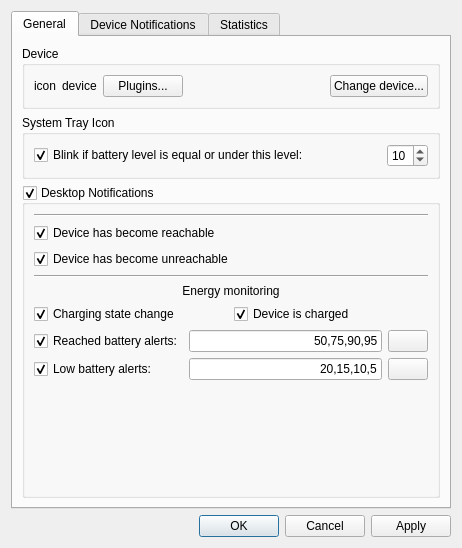
<?xml version="1.0" encoding="UTF-8"?>
<ui version="4.0">
 <class>Dialog</class>
 <widget class="QDialog" name="Dialog">
  <property name="geometry">
   <rect>
    <x>0</x>
    <y>0</y>
    <width>448</width>
    <height>548</height>
   </rect>
  </property>
  <property name="windowTitle">
   <string>Settings</string>
  </property>
  <layout class="QGridLayout" name="gridLayout">
   <item row="1" column="0">
    <widget class="QDialogButtonBox" name="buttonBox">
     <property name="orientation">
      <enum>Qt::Horizontal</enum>
     </property>
     <property name="standardButtons">
      <set>QDialogButtonBox::Apply|QDialogButtonBox::Cancel|QDialogButtonBox::Ok</set>
     </property>
    </widget>
   </item>
   <item row="0" column="0">
    <widget class="QTabWidget" name="tabWidget">
     <property name="currentIndex">
      <number>0</number>
     </property>
     <widget class="QWidget" name="generalTab">
      <attribute name="title">
       <string>General</string>
      </attribute>
      <layout class="QGridLayout" name="gridLayout_8">
       <item row="0" column="0">
        <widget class="QGroupBox" name="groupBox_3">
         <property name="title">
          <string>Device</string>
         </property>
         <layout class="QGridLayout" name="gridLayout_11">
          <item row="0" column="1">
           <widget class="QLabel" name="deviceNameLbl">
            <property name="text">
             <string>device</string>
            </property>
           </widget>
          </item>
          <item row="0" column="0">
           <widget class="QLabel" name="deviceIconLbl">
            <property name="sizePolicy">
             <sizepolicy hsizetype="Maximum" vsizetype="Preferred">
              <horstretch>0</horstretch>
              <verstretch>0</verstretch>
             </sizepolicy>
            </property>
            <property name="text">
             <string>icon</string>
            </property>
           </widget>
          </item>
          <item row="0" column="3">
           <spacer name="horizontalSpacer_4">
            <property name="orientation">
             <enum>Qt::Horizontal</enum>
            </property>
            <property name="sizeHint" stdset="0">
             <size>
              <width>40</width>
              <height>20</height>
             </size>
            </property>
           </spacer>
          </item>
          <item row="0" column="4">
           <widget class="QPushButton" name="changeDeviceBtn">
            <property name="sizePolicy">
             <sizepolicy hsizetype="Maximum" vsizetype="Fixed">
              <horstretch>0</horstretch>
              <verstretch>0</verstretch>
             </sizepolicy>
            </property>
            <property name="text">
             <string>Change device...</string>
            </property>
           </widget>
          </item>
          <item row="0" column="2">
           <widget class="QPushButton" name="devicePluginsBtn">
            <property name="text">
             <string>Plugins...</string>
            </property>
           </widget>
          </item>
         </layout>
        </widget>
       </item>
       <item row="2" column="0">
        <widget class="QGroupBox" name="desktopNotificationsChk">
         <property name="title">
          <string>Desktop Notifications</string>
         </property>
         <property name="checkable">
          <bool>true</bool>
         </property>
         <layout class="QGridLayout" name="gridLayout_9">
          <item row="0" column="0">
           <widget class="Line" name="line_3">
            <property name="orientation">
             <enum>Qt::Horizontal</enum>
            </property>
           </widget>
          </item>
          <item row="3" column="0">
           <widget class="Line" name="line_2">
            <property name="orientation">
             <enum>Qt::Horizontal</enum>
            </property>
           </widget>
          </item>
          <item row="2" column="0">
           <widget class="QCheckBox" name="notifyUnreachableChk">
            <property name="text">
             <string>Device has become unreachable</string>
            </property>
            <property name="checked">
             <bool>true</bool>
            </property>
           </widget>
          </item>
          <item row="5" column="0">
           <layout class="QHBoxLayout" name="horizontalLayout_3">
            <item>
             <widget class="QCheckBox" name="notifyChargeChangedChk">
              <property name="text">
               <string>Charging state change</string>
              </property>
              <property name="checked">
               <bool>true</bool>
              </property>
             </widget>
            </item>
            <item>
             <widget class="QCheckBox" name="notifyChargedChk">
              <property name="text">
               <string>Device is charged</string>
              </property>
              <property name="checked">
               <bool>true</bool>
              </property>
             </widget>
            </item>
           </layout>
          </item>
          <item row="4" column="0">
           <widget class="QLabel" name="label_2">
            <property name="sizePolicy">
             <sizepolicy hsizetype="Preferred" vsizetype="Maximum">
              <horstretch>0</horstretch>
              <verstretch>0</verstretch>
             </sizepolicy>
            </property>
            <property name="text">
             <string>Energy monitoring</string>
            </property>
            <property name="alignment">
             <set>Qt::AlignCenter</set>
            </property>
           </widget>
          </item>
          <item row="1" column="0">
           <widget class="QCheckBox" name="notifyReachableChk">
            <property name="text">
             <string>Device has become reachable</string>
            </property>
            <property name="checked">
             <bool>true</bool>
            </property>
           </widget>
          </item>
          <item row="9" column="0">
           <spacer name="verticalSpacer">
            <property name="orientation">
             <enum>Qt::Vertical</enum>
            </property>
            <property name="sizeHint" stdset="0">
             <size>
              <width>20</width>
              <height>40</height>
             </size>
            </property>
           </spacer>
          </item>
          <item row="6" column="0">
           <layout class="QGridLayout" name="gridLayout_10">
            <item row="0" column="0">
             <widget class="QCheckBox" name="notifyBatteryChargeAlertChk">
              <property name="sizePolicy">
               <sizepolicy hsizetype="Preferred" vsizetype="Fixed">
                <horstretch>0</horstretch>
                <verstretch>0</verstretch>
               </sizepolicy>
              </property>
              <property name="text">
               <string>Reached battery alerts:</string>
              </property>
              <property name="checked">
               <bool>true</bool>
              </property>
             </widget>
            </item>
            <item row="0" column="1">
             <widget class="QLineEdit" name="notifyBatteryChargeAlertIntervalsEdit">
              <property name="sizePolicy">
               <sizepolicy hsizetype="MinimumExpanding" vsizetype="Fixed">
                <horstretch>0</horstretch>
                <verstretch>0</verstretch>
               </sizepolicy>
              </property>
              <property name="toolTip">
               <string>&lt;html&gt;&lt;head/&gt;&lt;body&gt;&lt;p&gt;Set up to 8 &lt;span style=&quot; font-style:italic;&quot;&gt;unique&lt;/span&gt; battery values. You will be alerted when those values will be reached.&lt;/p&gt;&lt;/body&gt;&lt;/html&gt;</string>
              </property>
              <property name="text">
               <string>50,75,90,95</string>
              </property>
              <property name="alignment">
               <set>Qt::AlignRight|Qt::AlignTrailing|Qt::AlignVCenter</set>
              </property>
             </widget>
            </item>
            <item row="0" column="2">
             <widget class="QPushButton" name="notifyBatteryChargeResetBtn">
              <property name="sizePolicy">
               <sizepolicy hsizetype="Maximum" vsizetype="Fixed">
                <horstretch>0</horstretch>
                <verstretch>0</verstretch>
               </sizepolicy>
              </property>
              <property name="toolTip">
               <string>&lt;html&gt;&lt;head/&gt;&lt;body&gt;&lt;p&gt;Reset to default values (50, 75, 90, 95)&lt;/p&gt;&lt;/body&gt;&lt;/html&gt;</string>
              </property>
              <property name="text">
               <string/>
              </property>
             </widget>
            </item>
            <item row="1" column="0">
             <widget class="QCheckBox" name="notifyBatteryDischargeAlertChk">
              <property name="sizePolicy">
               <sizepolicy hsizetype="Preferred" vsizetype="Fixed">
                <horstretch>0</horstretch>
                <verstretch>0</verstretch>
               </sizepolicy>
              </property>
              <property name="text">
               <string>Low battery alerts:</string>
              </property>
              <property name="checked">
               <bool>true</bool>
              </property>
             </widget>
            </item>
            <item row="1" column="1">
             <widget class="QLineEdit" name="notifyBatteryDischargeAlertIntervalsEdit">
              <property name="sizePolicy">
               <sizepolicy hsizetype="MinimumExpanding" vsizetype="Fixed">
                <horstretch>0</horstretch>
                <verstretch>0</verstretch>
               </sizepolicy>
              </property>
              <property name="toolTip">
               <string>&lt;html&gt;&lt;head/&gt;&lt;body&gt;&lt;p&gt;Set up to 8 &lt;span style=&quot; font-style:italic;&quot;&gt;unique&lt;/span&gt; battery values. You will be alerted when those values will be reached.&lt;/p&gt;&lt;/body&gt;&lt;/html&gt;</string>
              </property>
              <property name="text">
               <string>20,15,10,5</string>
              </property>
              <property name="alignment">
               <set>Qt::AlignRight|Qt::AlignTrailing|Qt::AlignVCenter</set>
              </property>
             </widget>
            </item>
            <item row="1" column="2">
             <widget class="QPushButton" name="notifyBatteryDischargeAlertResetBtn">
              <property name="sizePolicy">
               <sizepolicy hsizetype="Maximum" vsizetype="Fixed">
                <horstretch>0</horstretch>
                <verstretch>0</verstretch>
               </sizepolicy>
              </property>
              <property name="toolTip">
               <string>&lt;html&gt;&lt;head/&gt;&lt;body&gt;&lt;p&gt;Reset to default values (20, 15, 10, 5)&lt;/p&gt;&lt;/body&gt;&lt;/html&gt;</string>
              </property>
              <property name="text">
               <string/>
              </property>
             </widget>
            </item>
           </layout>
          </item>
         </layout>
        </widget>
       </item>
       <item row="1" column="0">
        <widget class="QGroupBox" name="groupBox_4">
         <property name="title">
          <string>System Tray Icon</string>
         </property>
         <layout class="QGridLayout" name="gridLayout_12">
          <item row="0" column="0">
           <widget class="QCheckBox" name="lowBatteryIconBlinkChk">
            <property name="text">
             <string>Blink if battery level is equal or under this level:</string>
            </property>
            <property name="checked">
             <bool>true</bool>
            </property>
           </widget>
          </item>
          <item row="0" column="1">
           <widget class="QSpinBox" name="lowBatteryIconBlinkValueSpin">
            <property name="sizePolicy">
             <sizepolicy hsizetype="Maximum" vsizetype="Fixed">
              <horstretch>0</horstretch>
              <verstretch>0</verstretch>
             </sizepolicy>
            </property>
            <property name="maximum">
             <number>50</number>
            </property>
            <property name="singleStep">
             <number>5</number>
            </property>
            <property name="value">
             <number>10</number>
            </property>
           </widget>
          </item>
         </layout>
        </widget>
       </item>
      </layout>
     </widget>
     <widget class="QWidget" name="notificationsTab">
      <attribute name="title">
       <string>Device Notifications</string>
      </attribute>
      <layout class="QGridLayout" name="gridLayout_2">
       <item row="0" column="0">
        <widget class="QCheckBox" name="showUndismissableChk">
         <property name="toolTip">
          <string>&lt;html&gt;&lt;head/&gt;&lt;body&gt;&lt;p&gt;Uncheck this if you don't want to display undismissable notifications (such as system notifications and so on)&lt;/p&gt;&lt;/body&gt;&lt;/html&gt;</string>
         </property>
         <property name="text">
          <string>Show persistent (not dismissable) notifications</string>
         </property>
         <property name="checked">
          <bool>true</bool>
         </property>
        </widget>
       </item>
       <item row="3" column="0">
        <widget class="QTableView" name="appTable">
         <property name="contextMenuPolicy">
          <enum>Qt::CustomContextMenu</enum>
         </property>
         <property name="toolTip">
          <string>&lt;html&gt;&lt;head/&gt;&lt;body&gt;&lt;p&gt;Double or right click an app to edit its icon settings.&lt;/p&gt;&lt;p&gt;Apps shown in &lt;span style=&quot; font-weight:600;&quot;&gt;bold&lt;/span&gt; use custom icons (including &lt;span style=&quot; font-style:italic;&quot;&gt;unset&lt;/span&gt; default icons).&lt;/p&gt;&lt;p&gt;Those which are grayed out use default icons settings.&lt;/p&gt;&lt;p&gt;&lt;span style=&quot; text-decoration: underline;&quot;&gt;Lightened&lt;/span&gt; apps (if present) are currently in the notification history, but have not been set yet.&lt;/p&gt;&lt;/body&gt;&lt;/html&gt;</string>
         </property>
         <property name="editTriggers">
          <set>QAbstractItemView::NoEditTriggers</set>
         </property>
         <property name="selectionBehavior">
          <enum>QAbstractItemView::SelectRows</enum>
         </property>
         <attribute name="horizontalHeaderHighlightSections">
          <bool>false</bool>
         </attribute>
         <attribute name="verticalHeaderVisible">
          <bool>false</bool>
         </attribute>
        </widget>
       </item>
       <item row="1" column="0">
        <widget class="Line" name="line">
         <property name="orientation">
          <enum>Qt::Horizontal</enum>
         </property>
        </widget>
       </item>
       <item row="2" column="0">
        <widget class="QLabel" name="label">
         <property name="text">
          <string>Known Apps:</string>
         </property>
        </widget>
       </item>
       <item row="4" column="0">
        <layout class="QHBoxLayout" name="horizontalLayout">
         <item>
          <widget class="QPushButton" name="addAppBtn">
           <property name="sizePolicy">
            <sizepolicy hsizetype="Maximum" vsizetype="Fixed">
             <horstretch>0</horstretch>
             <verstretch>0</verstretch>
            </sizepolicy>
           </property>
           <property name="toolTip">
            <string>&lt;html&gt;&lt;head/&gt;&lt;body&gt;&lt;p&gt;Create new App notification setting&lt;/p&gt;&lt;/body&gt;&lt;/html&gt;</string>
           </property>
           <property name="text">
            <string/>
           </property>
          </widget>
         </item>
         <item>
          <widget class="QPushButton" name="delAppBtn">
           <property name="enabled">
            <bool>false</bool>
           </property>
           <property name="sizePolicy">
            <sizepolicy hsizetype="Maximum" vsizetype="Fixed">
             <horstretch>0</horstretch>
             <verstretch>0</verstretch>
            </sizepolicy>
           </property>
           <property name="toolTip">
            <string>&lt;html&gt;&lt;head/&gt;&lt;body&gt;&lt;p&gt;Remove currently selected App&lt;/p&gt;&lt;/body&gt;&lt;/html&gt;</string>
           </property>
           <property name="text">
            <string/>
           </property>
          </widget>
         </item>
         <item>
          <spacer name="horizontalSpacer_3">
           <property name="orientation">
            <enum>Qt::Horizontal</enum>
           </property>
           <property name="sizeHint" stdset="0">
            <size>
             <width>40</width>
             <height>20</height>
            </size>
           </property>
          </spacer>
         </item>
        </layout>
       </item>
      </layout>
     </widget>
     <widget class="QWidget" name="statisticsTab">
      <attribute name="title">
       <string>Statistics</string>
      </attribute>
      <layout class="QGridLayout" name="gridLayout_3">
       <item row="0" column="0">
        <widget class="QGroupBox" name="groupBox">
         <property name="title">
          <string>Notifications</string>
         </property>
         <layout class="QGridLayout" name="gridLayout_4">
          <item row="2" column="0" colspan="2">
           <layout class="QGridLayout" name="gridLayout_6">
            <item row="0" column="0">
             <widget class="QRadioButton" name="keepNotificationsModeDaysRadio">
              <property name="text">
               <string>Limit to</string>
              </property>
              <attribute name="buttonGroup">
               <string notr="true">keepNotificationsModeGroup</string>
              </attribute>
             </widget>
            </item>
            <item row="0" column="1">
             <widget class="QSpinBox" name="keepNotificationsDaysSpin">
              <property name="enabled">
               <bool>false</bool>
              </property>
              <property name="sizePolicy">
               <sizepolicy hsizetype="Maximum" vsizetype="Fixed">
                <horstretch>0</horstretch>
                <verstretch>0</verstretch>
               </sizepolicy>
              </property>
              <property name="minimum">
               <number>1</number>
              </property>
              <property name="maximum">
               <number>365</number>
              </property>
              <property name="singleStep">
               <number>7</number>
              </property>
              <property name="value">
               <number>7</number>
              </property>
             </widget>
            </item>
            <item row="0" column="2">
             <widget class="QLabel" name="keepNotificationsDaysLbl">
              <property name="enabled">
               <bool>false</bool>
              </property>
              <property name="text">
               <string>days</string>
              </property>
             </widget>
            </item>
            <item row="1" column="1">
             <widget class="QSpinBox" name="keepNotificationsEntriesSpin">
              <property name="enabled">
               <bool>false</bool>
              </property>
              <property name="sizePolicy">
               <sizepolicy hsizetype="Maximum" vsizetype="Fixed">
                <horstretch>0</horstretch>
                <verstretch>0</verstretch>
               </sizepolicy>
              </property>
              <property name="minimum">
               <number>50</number>
              </property>
              <property name="maximum">
               <number>5000</number>
              </property>
              <property name="singleStep">
               <number>10</number>
              </property>
              <property name="value">
               <number>200</number>
              </property>
             </widget>
            </item>
            <item row="1" column="0">
             <widget class="QRadioButton" name="keepNotificationsModeEntriesRadio">
              <property name="text">
               <string>Limit to</string>
              </property>
              <attribute name="buttonGroup">
               <string notr="true">keepNotificationsModeGroup</string>
              </attribute>
             </widget>
            </item>
            <item row="1" column="2">
             <widget class="QLabel" name="keepNotificationsEntriesLbl">
              <property name="enabled">
               <bool>false</bool>
              </property>
              <property name="text">
               <string>entries</string>
              </property>
             </widget>
            </item>
            <item row="0" column="3">
             <spacer name="horizontalSpacer">
              <property name="orientation">
               <enum>Qt::Horizontal</enum>
              </property>
              <property name="sizeHint" stdset="0">
               <size>
                <width>40</width>
                <height>20</height>
               </size>
              </property>
             </spacer>
            </item>
           </layout>
          </item>
          <item row="0" column="0">
           <widget class="QCheckBox" name="keepNotificationsChk">
            <property name="text">
             <string>Keep persistent cache (disabling is unrecommended)</string>
            </property>
            <property name="checked">
             <bool>true</bool>
            </property>
           </widget>
          </item>
          <item row="1" column="0" colspan="2">
           <widget class="QRadioButton" name="keepNotificationsModeAllRadio">
            <property name="text">
             <string>Keep everything (might use a lot of space!)</string>
            </property>
            <property name="checked">
             <bool>true</bool>
            </property>
            <attribute name="buttonGroup">
             <string notr="true">keepNotificationsModeGroup</string>
            </attribute>
           </widget>
          </item>
          <item row="0" column="1">
           <widget class="QPushButton" name="clearNotificationsBtn">
            <property name="sizePolicy">
             <sizepolicy hsizetype="Maximum" vsizetype="Fixed">
              <horstretch>0</horstretch>
              <verstretch>0</verstretch>
             </sizepolicy>
            </property>
            <property name="text">
             <string>Clear cache</string>
            </property>
           </widget>
          </item>
         </layout>
        </widget>
       </item>
       <item row="2" column="0">
        <widget class="QGroupBox" name="groupBox_2">
         <property name="title">
          <string>Status</string>
         </property>
         <layout class="QGridLayout" name="gridLayout_5">
          <item row="0" column="0">
           <widget class="QCheckBox" name="keepStatusChk">
            <property name="text">
             <string>Keep persistent cache (disabling is unrecommended)</string>
            </property>
            <property name="checked">
             <bool>true</bool>
            </property>
           </widget>
          </item>
          <item row="0" column="1">
           <widget class="QPushButton" name="clearStatusBtn">
            <property name="sizePolicy">
             <sizepolicy hsizetype="Maximum" vsizetype="Fixed">
              <horstretch>0</horstretch>
              <verstretch>0</verstretch>
             </sizepolicy>
            </property>
            <property name="text">
             <string>Clear cache</string>
            </property>
           </widget>
          </item>
          <item row="2" column="0" colspan="2">
           <layout class="QGridLayout" name="gridLayout_7">
            <item row="0" column="0">
             <widget class="QRadioButton" name="keepStatusModeDaysRadio">
              <property name="text">
               <string>Limit to</string>
              </property>
              <property name="checked">
               <bool>true</bool>
              </property>
              <attribute name="buttonGroup">
               <string notr="true">keepStatusModeGroup</string>
              </attribute>
             </widget>
            </item>
            <item row="0" column="1">
             <widget class="QSpinBox" name="keepStatusDaysSpin">
              <property name="enabled">
               <bool>false</bool>
              </property>
              <property name="sizePolicy">
               <sizepolicy hsizetype="Maximum" vsizetype="Fixed">
                <horstretch>0</horstretch>
                <verstretch>0</verstretch>
               </sizepolicy>
              </property>
              <property name="minimum">
               <number>1</number>
              </property>
              <property name="maximum">
               <number>365</number>
              </property>
              <property name="singleStep">
               <number>7</number>
              </property>
              <property name="value">
               <number>7</number>
              </property>
             </widget>
            </item>
            <item row="0" column="2">
             <widget class="QLabel" name="keepStatusDaysLbl">
              <property name="enabled">
               <bool>false</bool>
              </property>
              <property name="text">
               <string>days</string>
              </property>
             </widget>
            </item>
            <item row="1" column="1">
             <widget class="QSpinBox" name="keepStatusEntriesSpin">
              <property name="enabled">
               <bool>false</bool>
              </property>
              <property name="sizePolicy">
               <sizepolicy hsizetype="Maximum" vsizetype="Fixed">
                <horstretch>0</horstretch>
                <verstretch>0</verstretch>
               </sizepolicy>
              </property>
              <property name="minimum">
               <number>100</number>
              </property>
              <property name="maximum">
               <number>10000</number>
              </property>
              <property name="singleStep">
               <number>10</number>
              </property>
              <property name="value">
               <number>200</number>
              </property>
             </widget>
            </item>
            <item row="1" column="0">
             <widget class="QRadioButton" name="keepStatusModeEntriesRadio">
              <property name="text">
               <string>Limit to</string>
              </property>
              <attribute name="buttonGroup">
               <string notr="true">keepStatusModeGroup</string>
              </attribute>
             </widget>
            </item>
            <item row="1" column="2">
             <widget class="QLabel" name="keepStatusEntriesLbl">
              <property name="enabled">
               <bool>false</bool>
              </property>
              <property name="text">
               <string>entries</string>
              </property>
             </widget>
            </item>
            <item row="0" column="3">
             <spacer name="horizontalSpacer_2">
              <property name="orientation">
               <enum>Qt::Horizontal</enum>
              </property>
              <property name="sizeHint" stdset="0">
               <size>
                <width>40</width>
                <height>20</height>
               </size>
              </property>
             </spacer>
            </item>
           </layout>
          </item>
          <item row="1" column="0" colspan="2">
           <widget class="QRadioButton" name="keepStatusModeAllRadio">
            <property name="text">
             <string>Keep everything (might use a lot of space!)</string>
            </property>
            <property name="checked">
             <bool>false</bool>
            </property>
            <attribute name="buttonGroup">
             <string notr="true">keepStatusModeGroup</string>
            </attribute>
           </widget>
          </item>
         </layout>
        </widget>
       </item>
       <item row="3" column="0">
        <spacer name="verticalSpacer_2">
         <property name="orientation">
          <enum>Qt::Vertical</enum>
         </property>
         <property name="sizeHint" stdset="0">
          <size>
           <width>20</width>
           <height>40</height>
          </size>
         </property>
        </spacer>
       </item>
      </layout>
     </widget>
    </widget>
   </item>
  </layout>
 </widget>
 <tabstops>
  <tabstop>desktopNotificationsChk</tabstop>
  <tabstop>notifyReachableChk</tabstop>
  <tabstop>notifyUnreachableChk</tabstop>
  <tabstop>notifyChargeChangedChk</tabstop>
  <tabstop>notifyChargedChk</tabstop>
  <tabstop>notifyBatteryChargeAlertChk</tabstop>
  <tabstop>notifyBatteryChargeAlertIntervalsEdit</tabstop>
  <tabstop>notifyBatteryChargeResetBtn</tabstop>
  <tabstop>showUndismissableChk</tabstop>
  <tabstop>appTable</tabstop>
  <tabstop>addAppBtn</tabstop>
  <tabstop>delAppBtn</tabstop>
  <tabstop>keepNotificationsChk</tabstop>
  <tabstop>clearNotificationsBtn</tabstop>
  <tabstop>keepNotificationsModeAllRadio</tabstop>
  <tabstop>keepNotificationsModeDaysRadio</tabstop>
  <tabstop>keepNotificationsDaysSpin</tabstop>
  <tabstop>keepNotificationsModeEntriesRadio</tabstop>
  <tabstop>keepNotificationsEntriesSpin</tabstop>
  <tabstop>keepStatusChk</tabstop>
  <tabstop>clearStatusBtn</tabstop>
  <tabstop>keepStatusModeAllRadio</tabstop>
  <tabstop>keepStatusModeDaysRadio</tabstop>
  <tabstop>keepStatusDaysSpin</tabstop>
  <tabstop>keepStatusModeEntriesRadio</tabstop>
  <tabstop>keepStatusEntriesSpin</tabstop>
  <tabstop>tabWidget</tabstop>
  <tabstop>buttonBox</tabstop>
 </tabstops>
 <resources/>
 <connections>
  <connection>
   <sender>buttonBox</sender>
   <signal>accepted()</signal>
   <receiver>Dialog</receiver>
   <slot>accept()</slot>
   <hints>
    <hint type="sourcelabel">
     <x>250</x>
     <y>541</y>
    </hint>
    <hint type="destinationlabel">
     <x>157</x>
     <y>274</y>
    </hint>
   </hints>
  </connection>
  <connection>
   <sender>buttonBox</sender>
   <signal>rejected()</signal>
   <receiver>Dialog</receiver>
   <slot>reject()</slot>
   <hints>
    <hint type="sourcelabel">
     <x>318</x>
     <y>541</y>
    </hint>
    <hint type="destinationlabel">
     <x>286</x>
     <y>274</y>
    </hint>
   </hints>
  </connection>
  <connection>
   <sender>keepNotificationsModeDaysRadio</sender>
   <signal>toggled(bool)</signal>
   <receiver>keepNotificationsDaysSpin</receiver>
   <slot>setEnabled(bool)</slot>
   <hints>
    <hint type="sourcelabel">
     <x>67</x>
     <y>161</y>
    </hint>
    <hint type="destinationlabel">
     <x>130</x>
     <y>165</y>
    </hint>
   </hints>
  </connection>
  <connection>
   <sender>keepNotificationsModeEntriesRadio</sender>
   <signal>toggled(bool)</signal>
   <receiver>keepNotificationsEntriesSpin</receiver>
   <slot>setEnabled(bool)</slot>
   <hints>
    <hint type="sourcelabel">
     <x>67</x>
     <y>197</y>
    </hint>
    <hint type="destinationlabel">
     <x>142</x>
     <y>197</y>
    </hint>
   </hints>
  </connection>
  <connection>
   <sender>keepStatusModeDaysRadio</sender>
   <signal>toggled(bool)</signal>
   <receiver>keepStatusDaysSpin</receiver>
   <slot>setEnabled(bool)</slot>
   <hints>
    <hint type="sourcelabel">
     <x>91</x>
     <y>352</y>
    </hint>
    <hint type="destinationlabel">
     <x>136</x>
     <y>344</y>
    </hint>
   </hints>
  </connection>
  <connection>
   <sender>keepStatusModeEntriesRadio</sender>
   <signal>toggled(bool)</signal>
   <receiver>keepStatusEntriesSpin</receiver>
   <slot>setEnabled(bool)</slot>
   <hints>
    <hint type="sourcelabel">
     <x>84</x>
     <y>388</y>
    </hint>
    <hint type="destinationlabel">
     <x>138</x>
     <y>389</y>
    </hint>
   </hints>
  </connection>
  <connection>
   <sender>notifyBatteryDischargeAlertChk</sender>
   <signal>toggled(bool)</signal>
   <receiver>notifyBatteryDischargeAlertIntervalsEdit</receiver>
   <slot>setEnabled(bool)</slot>
   <hints>
    <hint type="sourcelabel">
     <x>147</x>
     <y>433</y>
    </hint>
    <hint type="destinationlabel">
     <x>374</x>
     <y>437</y>
    </hint>
   </hints>
  </connection>
  <connection>
   <sender>notifyBatteryDischargeAlertChk</sender>
   <signal>toggled(bool)</signal>
   <receiver>notifyBatteryDischargeAlertResetBtn</receiver>
   <slot>setEnabled(bool)</slot>
   <hints>
    <hint type="sourcelabel">
     <x>171</x>
     <y>433</y>
    </hint>
    <hint type="destinationlabel">
     <x>422</x>
     <y>438</y>
    </hint>
   </hints>
  </connection>
  <connection>
   <sender>notifyBatteryChargeAlertChk</sender>
   <signal>toggled(bool)</signal>
   <receiver>notifyBatteryChargeAlertIntervalsEdit</receiver>
   <slot>setEnabled(bool)</slot>
   <hints>
    <hint type="sourcelabel">
     <x>156</x>
     <y>395</y>
    </hint>
    <hint type="destinationlabel">
     <x>374</x>
     <y>399</y>
    </hint>
   </hints>
  </connection>
  <connection>
   <sender>notifyBatteryChargeAlertChk</sender>
   <signal>toggled(bool)</signal>
   <receiver>notifyBatteryChargeResetBtn</receiver>
   <slot>setEnabled(bool)</slot>
   <hints>
    <hint type="sourcelabel">
     <x>163</x>
     <y>395</y>
    </hint>
    <hint type="destinationlabel">
     <x>422</x>
     <y>400</y>
    </hint>
   </hints>
  </connection>
  <connection>
   <sender>keepNotificationsModeDaysRadio</sender>
   <signal>toggled(bool)</signal>
   <receiver>keepNotificationsDaysLbl</receiver>
   <slot>setEnabled(bool)</slot>
   <hints>
    <hint type="sourcelabel">
     <x>65</x>
     <y>166</y>
    </hint>
    <hint type="destinationlabel">
     <x>216</x>
     <y>169</y>
    </hint>
   </hints>
  </connection>
  <connection>
   <sender>keepNotificationsModeEntriesRadio</sender>
   <signal>toggled(bool)</signal>
   <receiver>keepNotificationsEntriesLbl</receiver>
   <slot>setEnabled(bool)</slot>
   <hints>
    <hint type="sourcelabel">
     <x>98</x>
     <y>207</y>
    </hint>
    <hint type="destinationlabel">
     <x>223</x>
     <y>205</y>
    </hint>
   </hints>
  </connection>
  <connection>
   <sender>keepStatusModeDaysRadio</sender>
   <signal>toggled(bool)</signal>
   <receiver>keepStatusDaysLbl</receiver>
   <slot>setEnabled(bool)</slot>
   <hints>
    <hint type="sourcelabel">
     <x>100</x>
     <y>352</y>
    </hint>
    <hint type="destinationlabel">
     <x>229</x>
     <y>355</y>
    </hint>
   </hints>
  </connection>
  <connection>
   <sender>keepStatusModeEntriesRadio</sender>
   <signal>toggled(bool)</signal>
   <receiver>keepStatusEntriesLbl</receiver>
   <slot>setEnabled(bool)</slot>
   <hints>
    <hint type="sourcelabel">
     <x>89</x>
     <y>377</y>
    </hint>
    <hint type="destinationlabel">
     <x>220</x>
     <y>386</y>
    </hint>
   </hints>
  </connection>
  <connection>
   <sender>lowBatteryIconBlinkChk</sender>
   <signal>toggled(bool)</signal>
   <receiver>lowBatteryIconBlinkValueSpin</receiver>
   <slot>setEnabled(bool)</slot>
   <hints>
    <hint type="sourcelabel">
     <x>194</x>
     <y>174</y>
    </hint>
    <hint type="destinationlabel">
     <x>388</x>
     <y>180</y>
    </hint>
   </hints>
  </connection>
 </connections>
 <buttongroups>
  <buttongroup name="keepNotificationsModeGroup"/>
  <buttongroup name="keepStatusModeGroup"/>
 </buttongroups>
</ui>
